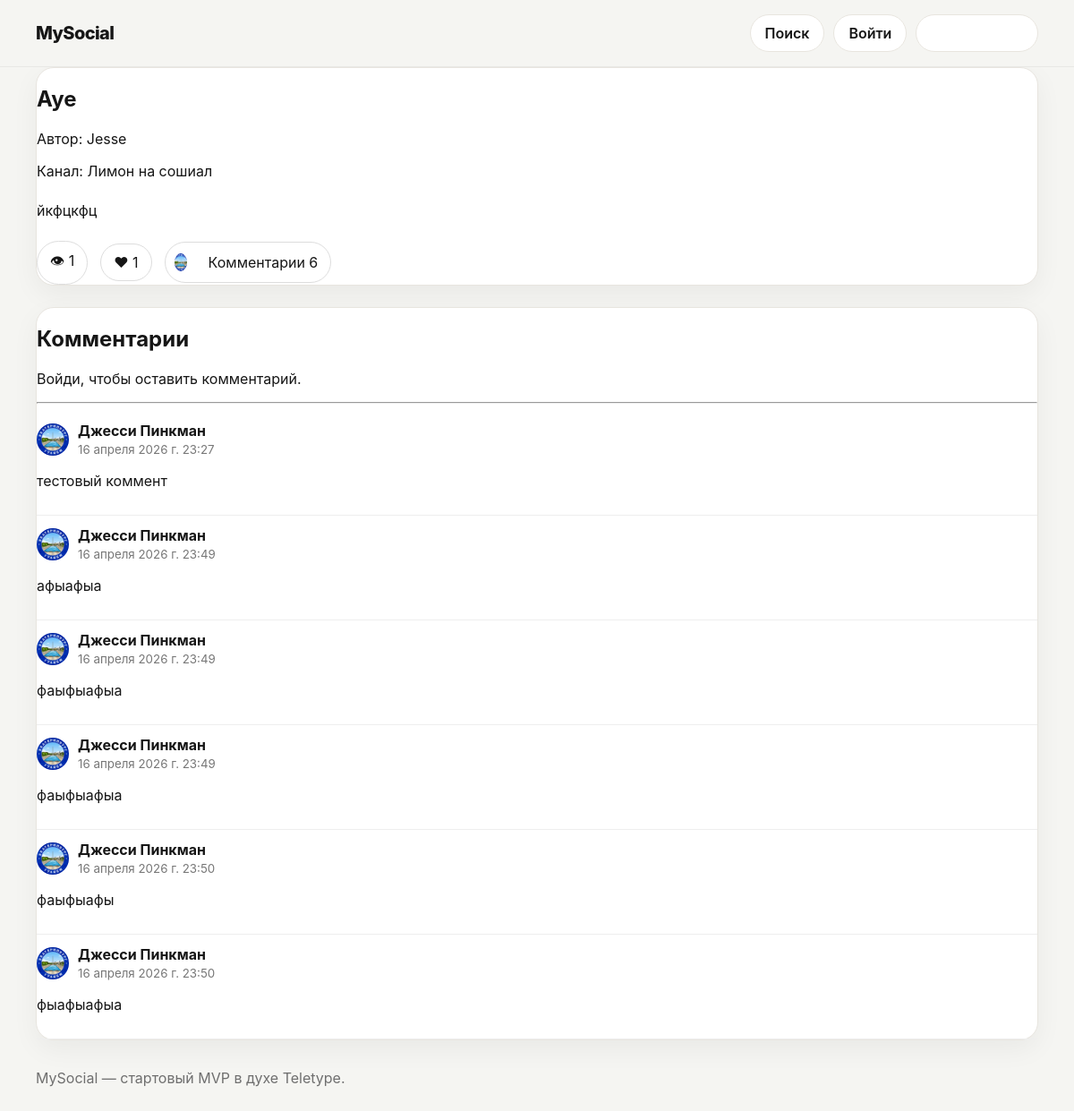
The page /c/lemonvtg/article/ on the database its author committed.
### channels_app/models.py (models this page shows, shortened)
class Article(models.Model):
    STATUS_CHOICES = (
        ('draft', 'Draft'),
        ('published', 'Published'),
        ('hidden', 'Hidden'),
    )
    channel = models.ForeignKey(Channel, on_delete=models.CASCADE, related_name='articles')
    author = models.ForeignKey(User, on_delete=models.CASCADE, related_name='articles')
    title = models.CharField(max_length=200)
    slug = models.SlugField(max_length=220)
    content = models.TextField()
    cover = models.ImageField(upload_to='article_covers/', blank=True, null=True)
    status = models.CharField(max_length=20, choices=STATUS_CHOICES, default='draft')
    created_at = models.DateTimeField(auto_now_add=True)
    updated_at = models.DateTimeField(auto_now=True)
    class Meta:
        unique_together = ('channel', 'slug')
        ordering = ['-created_at']
    @property
    def views_count(self):
        return self.views.count()
    @property
    def likes_count(self):
        return self.likes.count()
    @property
    def comments_count(self):
        return self.comments.count()

class Channel(models.Model):
    owner = models.ForeignKey(User, on_delete=models.CASCADE, related_name='channels')
    title = models.CharField(max_length=120)
    slug = models.SlugField(max_length=140, unique=True)
    description = models.TextField(blank=True)
    avatar = models.ImageField(upload_to='channel_avatars/', blank=True, null=True)
    created_at = models.DateTimeField(auto_now_add=True)

class Comment(models.Model):
    article = models.ForeignKey(Article, on_delete=models.CASCADE, related_name='comments')
    author = models.ForeignKey(User, on_delete=models.CASCADE, related_name='comments')
    text = models.TextField()
    created_at = models.DateTimeField(auto_now_add=True)
    class Meta:
        ordering = ['created_at']

### users/models.py (models this page shows, shortened)
class Profile(models.Model):
    ROLE_CHOICES = (
        ('user', 'User'),
        ('moderator', 'Moderator'),
        ('admin', 'Admin'),
    )
    user = models.OneToOneField(User, on_delete=models.CASCADE, related_name='profile')
    nickname = models.CharField(max_length=50, unique=True)
    slug = models.SlugField(max_length=60, unique=True)
    avatar = models.ImageField(upload_to='avatars/', blank=True, null=True)
    bio = models.TextField(blank=True)
    role = models.CharField(max_length=20, choices=ROLE_CHOICES, default='user')
    is_banned = models.BooleanField(default=False)
    banned_reason = models.CharField(max_length=255, blank=True)

### channels_app/views.py (the view)
# urls.py: path('c/<slug:channel_slug>/<slug:article_slug>/', article_detail_view, name='article_detail'),
def article_detail_view(request, channel_slug, article_slug):
    article = get_object_or_404(
        Article.objects.select_related('author', 'channel'),
        channel__slug=channel_slug,
        slug=article_slug,
        status='published'
    )
    if not request.session.session_key:
        request.session.create()
    if request.user.is_authenticated:
        ArticleView.objects.get_or_create(article=article, user=request.user)
        user_liked = ArticleLike.objects.filter(article=article, user=request.user).exists()
    else:
        ArticleView.objects.get_or_create(article=article, session_key=request.session.session_key)
        user_liked = False
    comments = article.comments.select_related('author', 'author__profile')
    comment_form = CommentForm()
    recent_commenters = (
        Comment.objects
        .filter(article=article)
        .values('author__profile__avatar')
        .annotate(last_time=Count('id'))
        [:3]
    )
    recent_comment_users = []
    added = set()
    for c in article.comments.select_related('author__profile').order_by('-created_at'):
        if c.author_id not in added:
            recent_comment_users.append(c.author)
            added.add(c.author_id)
        if len(recent_comment_users) == 3:
            break
    context = {
        'article': article,
        'comments': comments,
        'comment_form': comment_form,
        'user_liked': user_liked,
        'recent_comment_users': recent_comment_users,
    }
    return render(request, 'channels/article_detail.html', context)

### templates/channels/article_detail.html
{% extends 'base.html' %}
{% block content %}
<article class="card">
    <h1>{{ article.title }}</h1>
    <p>Автор: {{ article.author.username }}</p>
    <p>
        Канал:
        <a href="{% url 'channel_detail' slug=article.channel.slug %}">
            {{ article.channel.title }}
        </a>
    </p>
    <div style="margin: 24px 0;">
        {{ article.content|linebreaks }}
    </div>
    <div style="display:flex; gap:14px; align-items:center; margin-top:24px; flex-wrap:wrap;">
        <div style="padding:10px 14px; border:1px solid #ddd; border-radius:999px;">
            👁 {{ article.views_count }}
        </div>
        {% if user.is_authenticated %}
            <form method="post" action="{% url 'toggle_like' channel_slug=article.channel.slug article_slug=article.slug %}">
                {% csrf_token %}
                <button type="submit"
                        style="padding:10px 14px; border:1px solid #ddd; border-radius:999px; cursor:pointer; background:{% if user_liked %}#ffe6e6{% else %}white{% endif %}; color:{% if user_liked %}red{% else %}black{% endif %};">
                    ♥ {{ article.likes_count }}
                </button>
            </form>
        {% else %}
            <a href="{% url 'login' %}" style="padding:10px 14px; border:1px solid #ddd; border-radius:999px; text-decoration:none;">
                ♥ {{ article.likes_count }}
            </a>
        {% endif %}
        <a href="#comments"
           style="display:flex; align-items:center; gap:10px; padding:10px 14px; border:1px solid #ddd; border-radius:999px; text-decoration:none; color:inherit;">
            <div style="display:flex; margin-right:6px;">
                {% for comment_user in recent_comment_users %}
                    {% if comment_user.profile.avatar %}
                        <img src="{{ comment_user.profile.avatar.url }}"
                             width="24"
                             height="24"
                             style="border-radius:50%; object-fit:cover; margin-left:-6px; border:2px solid white;">
                    {% else %}
                        <div style="width:24px;height:24px;border-radius:50%;background:#ddd;margin-left:-6px;border:2px solid white;"></div>
                    {% endif %}
                {% endfor %}
            </div>
            <span>Комментарии {{ article.comments_count }}</span>
        </a>
    </div>
</article>
<section id="comments" class="card" style="margin-top:24px;">
    <h2>Комментарии</h2>
    {% if user.is_authenticated %}
        <form method="post" action="{% url 'add_comment' channel_slug=article.channel.slug article_slug=article.slug %}">
            {% csrf_token %}
            {{ comment_form.as_p }}
            <button type="submit">Отправить</button>
        </form>
    {% else %}
        <p><a href="{% url 'login' %}">Войди</a>, чтобы оставить комментарий.</p>
    {% endif %}
    <hr>
    {% for comment in comments %}
        <div style="padding:12px 0; border-bottom:1px solid #eee;">
            <div style="display:flex; align-items:center; gap:10px;">
                {% if comment.author.profile.avatar %}
                    <img src="{{ comment.author.profile.avatar.url }}" width="36" height="36" style="border-radius:50%; object-fit:cover;">
                {% else %}
                    <div style="width:36px;height:36px;border-radius:50%;background:#ddd;"></div>
                {% endif %}
                <div>
                    <strong>{{ comment.author.profile.nickname }}</strong><br>
                    <small style="color:#777;">{{ comment.created_at }}</small>
                </div>
            </div>
            <div style="margin-top:10px;">
                {{ comment.text|linebreaks }}
            </div>
        </div>
    {% empty %}
        <p>Комментариев пока нет.</p>
    {% endfor %}
</section>
{% endblock %}

### static/css/style.css (style rules this page uses)
:root { --bg:#f5f5f2; --panel:#ffffff; --text:#161616; --muted:#6f6f6f; --line:#e8e5df; --accent:#111111; --shadow:0 10px 30px rgba(17,17,17,.05); --radius:20px; }
* { box-sizing:border-box }
html,body { margin:0;padding:0;background:var(--bg);color:var(--text);font-family:Inter, ui-sans-serif, system-ui, -apple-system, Segoe UI, Roboto, Arial, sans-serif }
a { color:inherit;text-decoration:none }
img { max-width:100%;display:block }
.card { background:var(--panel);border:1px solid var(--line);border-radius:var(--radius);box-shadow:var(--shadow) }

### rows shown on the page
Article: title "Ауе", author.username "Jesse", channel "Лимон на сошиал", content "йкфцкфц", views_count "1", likes_count "1", comments_count "6"
Comment: author.profile.avatar (picture), author.profile.nickname "Джесси Пинкман", created_at "16 апреля 2026 г. 23:27", text "тестовый коммент"
Comment: author.profile.avatar (picture), author.profile.nickname "Джесси Пинкман", created_at "16 апреля 2026 г. 23:49", text "афыафыа"
Comment: author.profile.avatar (picture), author.profile.nickname "Джесси Пинкман", created_at "16 апреля 2026 г. 23:49", text "фаыфыафыа"
Comment: author.profile.avatar (picture), author.profile.nickname "Джесси Пинкман", created_at "16 апреля 2026 г. 23:49", text "фаыфыафыа"
Comment: author.profile.avatar (picture), author.profile.nickname "Джесси Пинкман", created_at "16 апреля 2026 г. 23:50", text "фаыфыафы"
Comment: author.profile.avatar (picture), author.profile.nickname "Джесси Пинкман", created_at "16 апреля 2026 г. 23:50", text "фыафыафыа"
